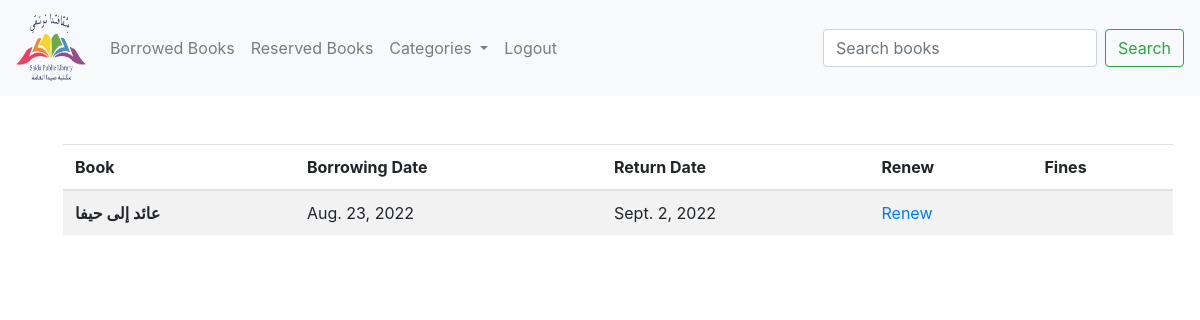
Page /borrowed_books/12 (signed in) on the earlier database version.
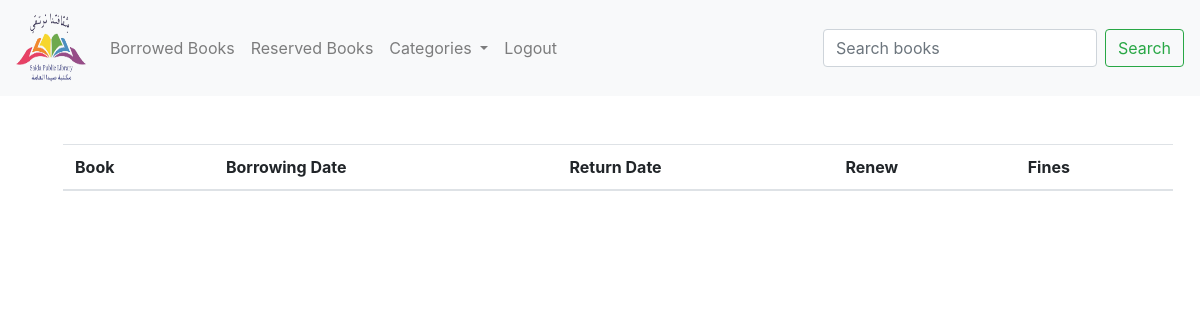
Same page on the later database version.
### booksTransaction/models.py (models this page shows, shortened)
class Borrowing(models.Model):
    book=models.ForeignKey(Book,on_delete=models.CASCADE)
    user=models.ForeignKey(User,on_delete=models.CASCADE)
    borrow_date=models.DateField(default=datetime.datetime.now())
    return_date=models.DateField(blank=True, null=True)
    renew_borrowing=models.BooleanField(default=False)
    @property
    def fines(self):
        return ((datetime.date.today()-self.return_date).days)*5

### books/models.py (models this page shows, shortened)
class Book(models.Model):
    book_title=models.CharField('book_title',max_length=120)
    description=models.TextField('description',null=True)
    author_name=models.CharField('author_name',max_length=120)
    number_of_pages=models.IntegerField('number_of_pages')
    number_of_copies=models.IntegerField('number_of_copies')
    publication_year=models.IntegerField('publication_year')
    lang_id=models.ForeignKey(Language,on_delete=models.CASCADE)
    cat_id=models.ForeignKey(Category,on_delete=models.CASCADE)
    book_img=models.ImageField(null=True,blank=True,upload_to="assets/")

### booksTransaction/views.py (the view)
# urls.py: path('borrowed_books/<user_id>',booksTrans_view.borrowed_books,name="borrowed_books"),
@login_required(login_url='login')
def borrowed_books(request,user_id):
    member=User.objects.get(pk=user_id)
    borrowed_books=Borrowing.objects.filter(user=member)
    return render(request,"borrowed.html",{'books':borrowed_books,'cats':cats})

### books/models.py (called while the page is built)
    def __str__(self):
        return self.name

### booksTransaction/templates/borrowed.html (shortened to what this page needs)
{% extends 'base.html' %}
{% block content %}
<table class="table table-striped">
    <thead>
      <tr>
        <th scope="col">Book</th>
        <th scope="col">Borrowing Date</th>
        <th scope="col">Return Date</th>
        <th scope="col">Renew</th>
        <th scope="col">Fines</th>
      </tr>
    </thead>
    <tbody>
        {% for book in books %}
            <tr>
                <th scope="row">{{book.book.book_title}}</th>
                <td>{{book.borrow_date}}</td>
                <td>{{book.return_date}}</td>
                <td>
                    {% if not book.renew_borrowing %}
                        <a href="{% url 'renew_borrowing' book.book.id book.user.id %}"">Renew</a>
                    {% endif %}
                </td>
                <td>
                </td>
            </tr>
        {% endfor %}
    </tbody>
  </table>
{% endblock %}

Differences in the rows shown:
removed Borrowing: book.book_title "عائد إلى حيفا", borrow_date "Aug. 23, 2022", return_date "Sept. 2, 2022", renew_borrowing "Renew"
